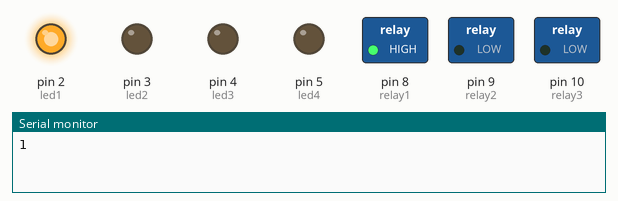
This sketch was run on a simulated Arduino Uno, built with avr-gcc and run on an emulated ATmega328P. Parts: switched loads named in the sketch (green lamp = pin HIGH), output pins drawn as LEDs (lit = HIGH), the last lines printed to the serial monitor.

Above: at 0.03 s.
At 0.28 s:
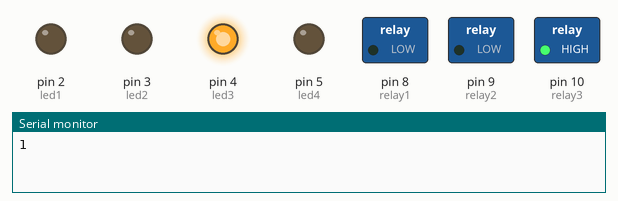
At 0.67 s:
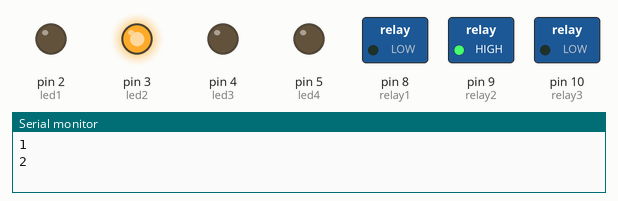
At 1.44 s:
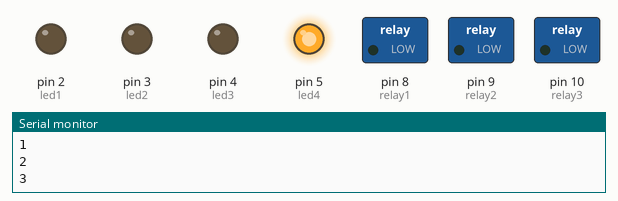
At 2.91 s:
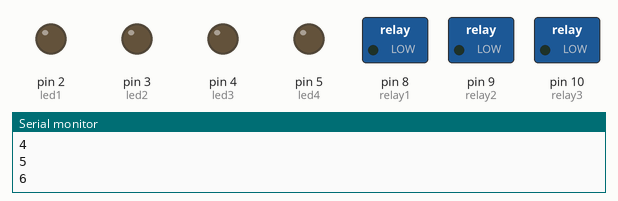
Timing chart, 0 to 3.2 s (numbered marks = the images above):
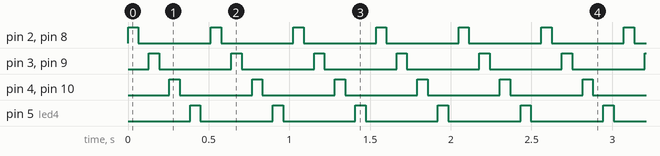

Measured:
- by itself, pin 2 (led1), pin 3 (led2), pin 4 (led3), pin 5 (led4), pin 8 (relay1), pin 9 (relay2), pin 10 (relay3): alternates HIGH for 0.06 s and LOW for 0.45 s

The sketch:

4_Relay_testing.ino
```cpp
int relay1 = 8;
int relay2 = 9;
int relay3 = 10;
int relay4 = 11;
int i;
int d = 64.5;
int led1 = 2;
int led2 = 3;
int led3 = 4;
int led4 = 5;

void setup() {
  Serial.begin(9600);
  pinMode(relay1, OUTPUT);
  pinMode(relay2, OUTPUT);
  pinMode(relay3, OUTPUT);
  pinMode(led1, OUTPUT);
  pinMode(led2, OUTPUT);
  pinMode(led3, OUTPUT);
  pinMode(led4, OUTPUT);
}

void loop() {
  // put your main code here, to run repeatedly:
  for (i = 1; i <= 10000; i++) {
    Serial.println(i);
    digitalWrite(relay1, HIGH);
    digitalWrite(led1,HIGH);
    delay(d);
    digitalWrite(relay1, LOW);
    digitalWrite(led1,LOW);
    delay(d);
    digitalWrite(relay2, HIGH);
    digitalWrite(led2,HIGH);
    delay(d);
    digitalWrite(relay2, LOW);
    digitalWrite(led2,LOW);
    delay(d);
    digitalWrite(relay3, HIGH);
    digitalWrite(led3,HIGH);
    delay(d);
    digitalWrite(relay3, LOW);
    digitalWrite(led3,LOW);
    delay(d);
    digitalWrite(relay4, HIGH);
    digitalWrite(led4,HIGH);
    delay(d);
    digitalWrite(relay4, LOW);
    digitalWrite(led4,LOW);
    delay(d);
  }
}
```
